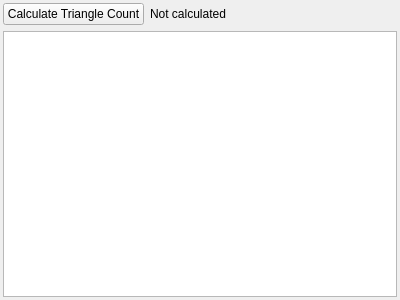
<?xml version="1.0" encoding="UTF-8"?>
<ui version="4.0">
 <class>StatisticsViewer</class>
 <widget class="QFrame" name="StatisticsViewer">
  <property name="geometry">
   <rect>
    <x>0</x>
    <y>0</y>
    <width>400</width>
    <height>300</height>
   </rect>
  </property>
  <property name="windowTitle">
   <string>Statistics</string>
  </property>
  <layout class="QVBoxLayout" name="verticalLayout">
   <property name="leftMargin">
    <number>3</number>
   </property>
   <property name="topMargin">
    <number>3</number>
   </property>
   <property name="rightMargin">
    <number>3</number>
   </property>
   <property name="bottomMargin">
    <number>3</number>
   </property>
   <item>
    <layout class="QHBoxLayout" name="triangleCountLayout">
     <item>
      <widget class="QPushButton" name="calculateTriangles">
       <property name="toolTip">
        <string>Calculate submitted triangles from each draw's topology, vertex/index count, and instance count. This does not require a hardware performance counter.</string>
       </property>
       <property name="text">
        <string>Calculate Triangle Count</string>
       </property>
      </widget>
     </item>
     <item>
      <widget class="QLabel" name="triangleCountResult">
       <property name="text">
        <string>Not calculated</string>
       </property>
       <property name="textInteractionFlags">
        <set>Qt::TextSelectableByMouse</set>
       </property>
      </widget>
     </item>
     <item>
      <spacer name="triangleCountSpacer">
       <property name="orientation">
        <enum>Qt::Horizontal</enum>
       </property>
       <property name="sizeHint" stdset="0">
        <size>
         <width>40</width>
         <height>20</height>
        </size>
       </property>
      </spacer>
     </item>
    </layout>
   </item>
   <item>
    <widget class="QTextEdit" name="statistics">
     <property name="cursor" stdset="0">
      <cursorShape>IBeamCursor</cursorShape>
     </property>
     <property name="readOnly">
      <bool>true</bool>
     </property>
    </widget>
   </item>
  </layout>
 </widget>
 <resources/>
 <connections/>
</ui>
